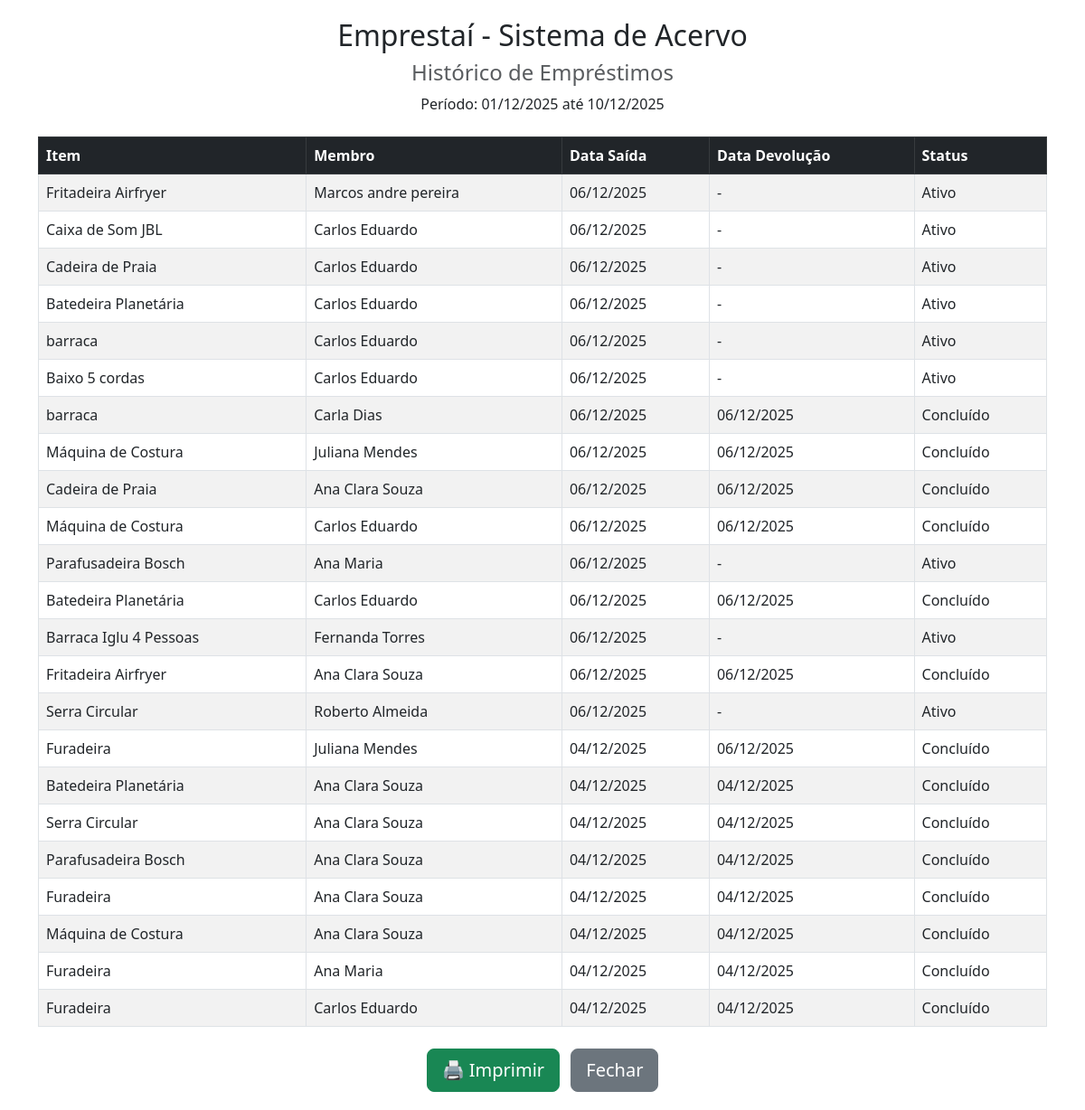
/site/ver_relatorio.php, run on the app's committed database.
### tables this page shows
CREATE TABLE `emprestimos` (
  `codigo_emprestimo` int(11) NOT NULL,
  `codigo_item` int(11) NOT NULL,
  `codigo_membro` int(11) NOT NULL,
  `data_emprestimo` datetime NOT NULL DEFAULT current_timestamp(),
  `data_prevista_dev` date NOT NULL,
  `data_efetiva_dev` datetime DEFAULT NULL,
  `status_emprestimo` varchar(20) NOT NULL DEFAULT 'Ativo'
);

CREATE TABLE `itens` (
  `codigo_item` int(11) NOT NULL,
  `nome_item` varchar(50) NOT NULL,
  `descricao_item` varchar(200) DEFAULT NULL,
  `codigo_categoria` int(11) NOT NULL,
  `codigo_doador` int(11) NOT NULL,
  `status_item` varchar(20) NOT NULL DEFAULT 'Disponível',
  `valor_reposicao` decimal(10,2) NOT NULL,
  `alto_valor` tinyint(1) NOT NULL DEFAULT 0
);

CREATE TABLE `membros` (
  `codigo_membro` int(11) NOT NULL,
  `nome_completo` varchar(100) NOT NULL,
  `cpf` varchar(14) NOT NULL,
  `email` varchar(100) NOT NULL,
  `telefone` varchar(20) NOT NULL,
  `senha_hash` varchar(255) NOT NULL,
  `tipo_plano` int(11) NOT NULL,
  `data_cadastro` date NOT NULL DEFAULT curdate(),
  `status_membro` varchar(20) NOT NULL DEFAULT 'Ativo'
);

### site/ver_relatorio.php (the view, shortened to what this page needs)
<?php
include 'conexao.php';
$tipo = $_GET['tipo'] ?? 'historico';
$inicio = $_GET['data_inicio'] ?? date('Y-m-01');
$fim = $_GET['data_fim'] ?? date('Y-m-d');
$titulos = [
    'historico' => 'Histórico de Empréstimos',
    'atrasados' => 'Relatório de Atrasos',
    'populares' => 'Ranking de Itens Mais Populares'
];
$titulo_atual = $titulos[$tipo];
?>
<!DOCTYPE html>
<html lang="pt-br">
<head>
    <link href="https://cdn.jsdelivr.net/npm/bootstrap@5.3.0/dist/css/bootstrap.min.css" rel="stylesheet">
</head>
<body>
<div class="container">
    <div class="text-center mb-4">
        <h2>Emprestaí - Sistema de Acervo</h2>
        <h4 class="text-muted"><?php echo $titulo_atual; ?></h4>
        <p>Período: <?php echo date('d/m/Y', strtotime($inicio)); ?> até <?php echo date('d/m/Y', strtotime($fim)); ?></p>
    </div>
    <table class="table table-bordered table-striped">
        <thead class="table-dark">
            <?php if($tipo == 'historico'): ?>
                <tr>
                    <th>Item</th>
                    <th>Membro</th>
                    <th>Data Saída</th>
                    <th>Data Devolução</th>
                    <th>Status</th>
                </tr>
            <?php endif; ?>
        </thead>
        <tbody>
            <?php
            if($tipo == 'historico') {
                $sql = "SELECT e.*, i.nome_item, m.nome_completo
                        FROM emprestimos e
                        JOIN itens i ON e.codigo_item = i.codigo_item
                        JOIN membros m ON e.codigo_membro = m.codigo_membro
                        WHERE e.data_emprestimo BETWEEN :inicio AND :fim
                        ORDER BY e.data_emprestimo DESC";
                $stmt = $pdo->prepare($sql);
                $stmt->execute([':inicio' => $inicio . ' 00:00:00', ':fim' => $fim . ' 23:59:59']);
                while($row = $stmt->fetch(PDO::FETCH_ASSOC)){
                    $data_dev = $row['data_efetiva_dev'] ? date('d/m/Y', strtotime($row['data_efetiva_dev'])) : '-';
                    echo "<tr>
                            <td>{$row['nome_item']}</td>
                            <td>{$row['nome_completo']}</td>
                            <td>".date('d/m/Y', strtotime($row['data_emprestimo']))."</td>
                            <td>{$data_dev}</td>
                            <td>{$row['status_emprestimo']}</td>
                          </tr>";
                }
            }
            ?>
        </tbody>
    </table>
    <div class="text-center mt-4 no-print">
        <button onclick="window.print()" class="btn btn-success btn-lg me-2">🖨️ Imprimir</button>
        <button onclick="window.close()" class="btn btn-secondary btn-lg">Fechar</button>
    </div>
</div>
</body>
</html>

### site/ver_relatorio.php (style rules this page uses)
body { background-color: #fff; padding: 20px; }

### data on the page
emprestimos: codigo_item.nome_item "Fritadeira Airfryer", codigo_membro.nome_completo "Marcos andre pereira", data_emprestimo "06/12/2025", data_efetiva_dev "-", status_emprestimo "Ativo"
emprestimos: codigo_item.nome_item "Caixa de Som JBL", codigo_membro.nome_completo "Carlos Eduardo", data_emprestimo "06/12/2025", data_efetiva_dev "-", status_emprestimo "Ativo"
emprestimos: codigo_item.nome_item "Cadeira de Praia", codigo_membro.nome_completo "Carlos Eduardo", data_emprestimo "06/12/2025", data_efetiva_dev "-", status_emprestimo "Ativo"
emprestimos: codigo_item.nome_item "Batedeira Planetária", codigo_membro.nome_completo "Carlos Eduardo", data_emprestimo "06/12/2025", data_efetiva_dev "-", status_emprestimo "Ativo"
emprestimos: codigo_item.nome_item "barraca", codigo_membro.nome_completo "Carlos Eduardo", data_emprestimo "06/12/2025", data_efetiva_dev "-", status_emprestimo "Ativo"
emprestimos: codigo_item.nome_item "Baixo 5 cordas", codigo_membro.nome_completo "Carlos Eduardo", data_emprestimo "06/12/2025", data_efetiva_dev "-", status_emprestimo "Ativo"
emprestimos: codigo_item.nome_item "barraca", codigo_membro.nome_completo "Carla Dias", data_emprestimo "06/12/2025", data_efetiva_dev "06/12/2025", status_emprestimo "Concluído"
emprestimos: codigo_item.nome_item "Máquina de Costura", codigo_membro.nome_completo "Juliana Mendes", data_emprestimo "06/12/2025", data_efetiva_dev "06/12/2025", status_emprestimo "Concluído"
emprestimos: codigo_item.nome_item "Cadeira de Praia", codigo_membro.nome_completo "Ana Clara Souza", data_emprestimo "06/12/2025", data_efetiva_dev "06/12/2025", status_emprestimo "Concluído"
emprestimos: codigo_item.nome_item "Máquina de Costura", codigo_membro.nome_completo "Carlos Eduardo", data_emprestimo "06/12/2025", data_efetiva_dev "06/12/2025", status_emprestimo "Concluído"
emprestimos: codigo_item.nome_item "Parafusadeira Bosch", codigo_membro.nome_completo "Ana Maria", data_emprestimo "06/12/2025", data_efetiva_dev "-", status_emprestimo "Ativo"
emprestimos: codigo_item.nome_item "Batedeira Planetária", codigo_membro.nome_completo "Carlos Eduardo", data_emprestimo "06/12/2025", data_efetiva_dev "06/12/2025", status_emprestimo "Concluído"
emprestimos: codigo_item.nome_item "Barraca Iglu 4 Pessoas", codigo_membro.nome_completo "Fernanda Torres", data_emprestimo "06/12/2025", data_efetiva_dev "-", status_emprestimo "Ativo"
emprestimos: codigo_item.nome_item "Fritadeira Airfryer", codigo_membro.nome_completo "Ana Clara Souza", data_emprestimo "06/12/2025", data_efetiva_dev "06/12/2025", status_emprestimo "Concluído"
emprestimos: codigo_item.nome_item "Serra Circular", codigo_membro.nome_completo "Roberto Almeida", data_emprestimo "06/12/2025", data_efetiva_dev "-", status_emprestimo "Ativo"
emprestimos: codigo_item.nome_item "Furadeira", codigo_membro.nome_completo "Juliana Mendes", data_emprestimo "04/12/2025", data_efetiva_dev "06/12/2025", status_emprestimo "Concluído"
emprestimos: codigo_item.nome_item "Batedeira Planetária", codigo_membro.nome_completo "Ana Clara Souza", data_emprestimo "04/12/2025", data_efetiva_dev "04/12/2025", status_emprestimo "Concluído"
emprestimos: codigo_item.nome_item "Serra Circular", codigo_membro.nome_completo "Ana Clara Souza", data_emprestimo "04/12/2025", data_efetiva_dev "04/12/2025", status_emprestimo "Concluído"
emprestimos: codigo_item.nome_item "Parafusadeira Bosch", codigo_membro.nome_completo "Ana Clara Souza", data_emprestimo "04/12/2025", data_efetiva_dev "04/12/2025", status_emprestimo "Concluído"
emprestimos: codigo_item.nome_item "Furadeira", codigo_membro.nome_completo "Ana Clara Souza", data_emprestimo "04/12/2025", data_efetiva_dev "04/12/2025", status_emprestimo "Concluído"
emprestimos: codigo_item.nome_item "Máquina de Costura", codigo_membro.nome_completo "Ana Clara Souza", data_emprestimo "04/12/2025", data_efetiva_dev "04/12/2025", status_emprestimo "Concluído"
emprestimos: codigo_item.nome_item "Furadeira", codigo_membro.nome_completo "Ana Maria", data_emprestimo "04/12/2025", data_efetiva_dev "04/12/2025", status_emprestimo "Concluído"
emprestimos: codigo_item.nome_item "Furadeira", codigo_membro.nome_completo "Carlos Eduardo", data_emprestimo "04/12/2025", data_efetiva_dev "04/12/2025", status_emprestimo "Concluído"

### other printed values
$titulo_atual "Histórico de Empréstimos"
date('d/m/Y', strtotime($inicio)) "01/12/2025"
date('d/m/Y', strtotime($fim)) "10/12/2025"
